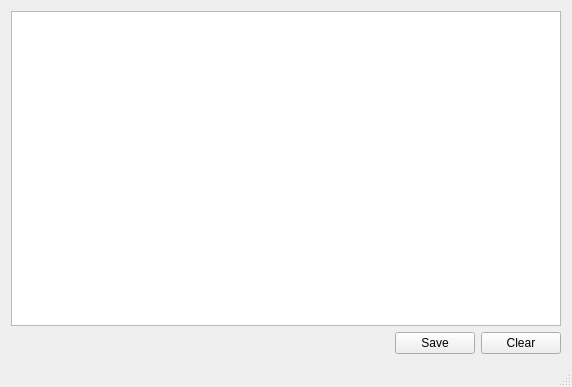
<?xml version="1.0" encoding="UTF-8"?>
<ui version="4.0">
 <class>MainWindow</class>
 <widget class="QMainWindow" name="MainWindow">
  <property name="geometry">
   <rect>
    <x>0</x>
    <y>0</y>
    <width>572</width>
    <height>387</height>
   </rect>
  </property>
  <property name="windowTitle">
   <string>Log Server</string>
  </property>
  <widget class="QWidget" name="centralWidget">
   <layout class="QVBoxLayout" name="verticalLayout">
    <item>
     <widget class="QListWidget" name="listLogs"/>
    </item>
    <item>
     <layout class="QHBoxLayout" name="horizontalLayout">
      <item>
       <spacer name="horizontalSpacer">
        <property name="orientation">
         <enum>Qt::Horizontal</enum>
        </property>
        <property name="sizeHint" stdset="0">
         <size>
          <width>40</width>
          <height>20</height>
         </size>
        </property>
       </spacer>
      </item>
      <item>
       <widget class="QPushButton" name="btnSave">
        <property name="text">
         <string>Save</string>
        </property>
       </widget>
      </item>
      <item>
       <widget class="QPushButton" name="btnClear">
        <property name="text">
         <string>Clear</string>
        </property>
       </widget>
      </item>
     </layout>
    </item>
   </layout>
  </widget>
  <widget class="QMenuBar" name="menuBar">
   <property name="geometry">
    <rect>
     <x>0</x>
     <y>0</y>
     <width>572</width>
     <height>21</height>
    </rect>
   </property>
  </widget>
  <widget class="QStatusBar" name="statusBar"/>
 </widget>
 <layoutdefault spacing="6" margin="11"/>
 <resources/>
 <connections/>
</ui>
